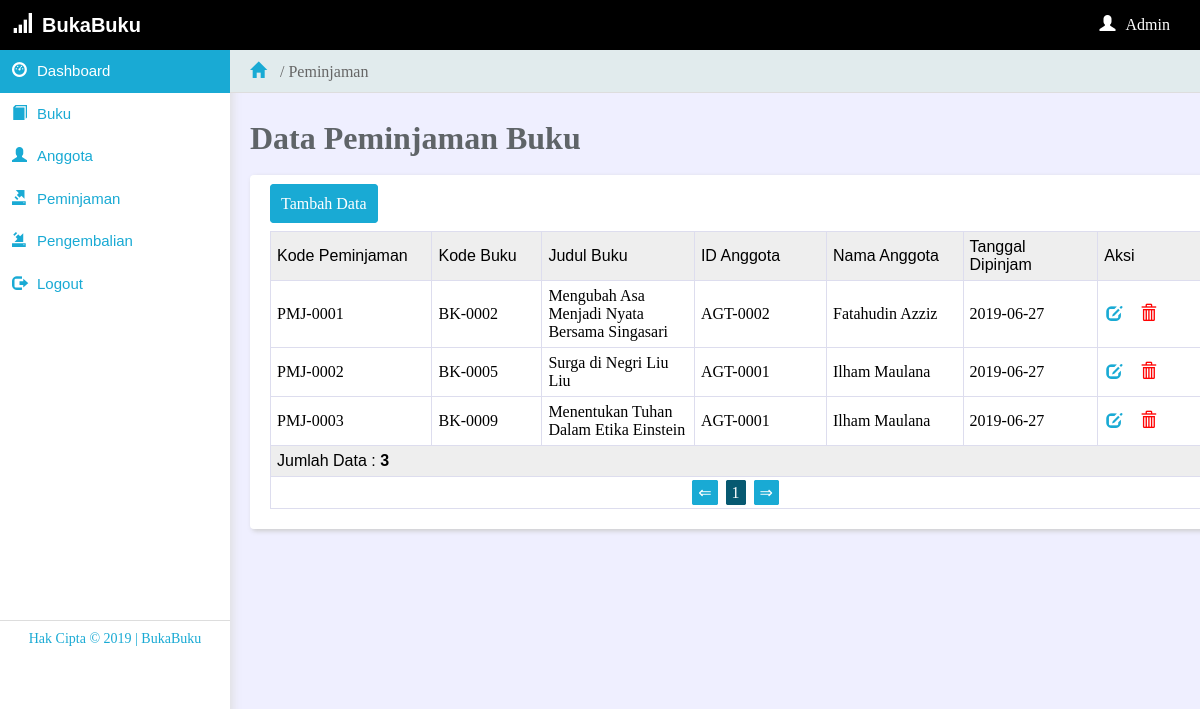
The app's page /user/manajemen/index.php?m=view&p=peminjaman (signed in) with its own data.
### tables this page shows
CREATE TABLE `peminjaman` (
  `kd_peminjaman` varchar(15) NOT NULL,
  `kd_buku` varchar(15) NOT NULL,
  `id_anggota` varchar(15) NOT NULL,
  `tgl_pinjam` date NOT NULL
);

CREATE TABLE `buku` (
  `kd_buku` varchar(15) NOT NULL,
  `judul_buku` varchar(150) NOT NULL,
  `pengarang` varchar(30) NOT NULL,
  `penerbit` varchar(30) NOT NULL,
  `tahun` varchar(4) NOT NULL,
  `stok` int(3) NOT NULL,
  `tersedia` int(3) NOT NULL,
  `foto` varchar(150) NOT NULL
);

CREATE TABLE `anggota` (
  `id_anggota` varchar(10) NOT NULL,
  `nama_anggota` varchar(30) NOT NULL,
  `tgl_lahir` date NOT NULL,
  `jenkel` varchar(1) NOT NULL,
  `alamat` text NOT NULL,
  `no_hp` varchar(15) NOT NULL,
  `foto` varchar(100) NOT NULL
);

### user/manajemen/view/peminjaman.php (the view)
<h1>Data Peminjaman Buku</h1>
<br>
<div class="panel">
	<a href="index.php?m=view&p=tambah_peminjaman" class="btn-a">Tambah Data</a>
	<br>
	<br>
	<table class="datatable">
		<tr>
			<th>Kode Peminjaman</th>
			<th>Kode Buku</th>
			<th>Judul Buku</th>
			<th>ID Anggota</th>
			<th>Nama Anggota</th>
			<th>Tanggal Dipinjam</th>
			<th>Aksi</th>
		</tr>
		<?php
			$batas=15;
    		$pg=isset($_GET['pg'])?$_GET['pg']:"";
        	if(empty($pg)) {
        	    $posisi=0;
        	    $pg=1;
        	}
        	else {
        	    $posisi=($pg-1)*$batas;
        	}
			$sql = mysqli_query($con,"select * from peminjaman limit $posisi,$batas");
			if(mysqli_num_rows($sql) > 0) {
				while ($dataPeminjaman = mysqli_fetch_array($sql)) {
					$dataJudul = mysqli_fetch_array(mysqli_query($con,"select judul_buku from buku where kd_buku = '$dataPeminjaman[kd_buku]'"));
					$dataNama = mysqli_fetch_array(mysqli_query($con,"select nama_anggota from anggota where id_anggota = '$dataPeminjaman[id_anggota]'"));
					echo "	<tr class='tr'>
								<td>$dataPeminjaman[kd_peminjaman]</td>
								<td>$dataPeminjaman[kd_buku]</td>
								<td>$dataJudul[judul_buku]</td>
								<td>$dataPeminjaman[id_anggota]</td>
								<td>$dataNama[nama_anggota]</td>
								<td>$dataPeminjaman[tgl_pinjam]</td>
								<td>
									<a href='index.php?m=view&&p=edit_peminjaman&kd_peminjaman=$dataPeminjaman[kd_peminjaman]' class='btn-edit'><span class='glyphicon glyphicon-edit'></span></a>
									<a href='index.php?m=modul&&p=hapus_peminjaman&kd_peminjaman=$dataPeminjaman[kd_peminjaman]' class='btn-hapus' onclick=\"return confirm('Apakah Anda yakin ingin menghapus data ini?');\"><span class='glyphicon glyphicon-trash'></span></a>
								</td>
							<tr>
					";
				}
			}
			else {
				echo "	<tr>
							<td colspan='7' align='center'>Data tidak tersedia</td>
						<tr>
					";
			}
			$jml_data = mysqli_num_rows(mysqli_query($con, "select * from peminjaman"));
			$JmlHalaman = ceil($jml_data/$batas);
			if ($pg>1) {
				$link=$pg-1;
				$prev="<a href='index.php?m=view&p=peminjaman&?pg=$link' class='btn-pg'>&lArr;</a>";
			}
			else {
				$prev="<a href='#' class='btn-pg'>&lArr;</a>";
			}
			$nmr = '';
			for ($i=1;$i<=$JmlHalaman;$i++) {
				if ($i==$pg)
					{
	    				$nmr.="<a href='#' class='btn-pgactive'>$i</a>";
					}
				else {
	    			$nmr.="<a href='index.php?m=view&p=peeminjaman&pg=$i' class='btn-pg'>$i</a>";
				}
			}
			if ($pg<$JmlHalaman ) {
				$link2=$pg+1;
				$next="<a href='index.php?m=view&p=peminjaman&pg=$link2' class='btn-pg'>&rArr;</a>";
			}
			else {
				$next="<a href='#' class='btn-pg'>&rArr;</a>";
			}
		?>
		<tr><th colspan="10">Jumlah Data :<b> <?php echo $jml_data; ?></b> </th></tr>
	<?php
		echo "<tr>
            	<td colspan='7' align='center'>
            		$prev $nmr $next
            	</td>
    		</tr>";
	?>
	</table>
</div>

### config/css/internal-css.css (style rules this page uses)
body { background-color: #efefff; overflow-x: hidden; }
h1, h2, h3, h4, h5, h6 { color: #5f6468; }
a { color: #fff; text-decoration: none; }
.panel { background-color: #fff; width: 97%; padding: 20px; border-radius: 4px; box-shadow: 2px 2px 5px #ccc; margin-bottom: 20px; }
.datatable { border-collapse: collapse; }
.datatable th { width: 1%; text-align: left; background-color:#eee; color:#000; border:1px solid #dde; padding:6px; font-family: sans-serif; font-weight: 500; }
.datatable td { padding: 6px; border:1px solid #dde; }
.btn-a { margin-top: 10px; border:1px solid #19AAD4; background-color: #19AAD4; color: #fff; padding: 10px; border-radius: 4px; text-decoration: none; }
.btn-edit { color: #19AAD4; padding: 2px; text-decoration: none; }
.btn-hapus { color: #FF0303; padding: 2px; text-decoration: none; }
.btn-pg { border:1px solid #19AAD4; background-color: #19AAD4; color: #fff; padding: 3px 5px 3px 5px; margin-left: 2px; margin-right: 2px; border-radius: 2px; text-decoration: none; }
.btn-pgactive { border:1px solid #075971; background-color: #075971; color: #fff; padding: 3px 5px 3px 5px; margin-left: 2px; margin-right: 2px; border-radius: 2px; text-decoration: none; }

### config/css/internal-menu.css (style rules this page uses)
* { margin: 0px; padding: 0px; }

### records on screen
peminjaman: kd_peminjaman "PMJ-0001", kd_buku "BK-0002", kd_buku.judul_buku "Mengubah Asa Menjadi Nyata Bersama Singasari", id_anggota "AGT-0002", id_anggota.nama_anggota "Fatahudin Azziz", tgl_pinjam "2019-06-27"
peminjaman: kd_peminjaman "PMJ-0002", kd_buku "BK-0005", kd_buku.judul_buku "Surga di Negri Liu Liu", id_anggota "AGT-0001", id_anggota.nama_anggota "Ilham Maulana", tgl_pinjam "2019-06-27"
peminjaman: kd_peminjaman "PMJ-0003", kd_buku "BK-0009", kd_buku.judul_buku "Menentukan Tuhan Dalam Etika Einstein", id_anggota "AGT-0001", id_anggota.nama_anggota "Ilham Maulana", tgl_pinjam "2019-06-27"

### other values on screen
$_SESSION[username] "Admin"
$ex[$i] "Peminjaman"
$jml_data "3"
